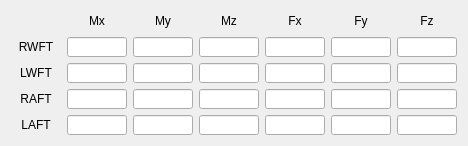
   <widget class="QWidget" name="gridLayoutWidget_12">
    <property name="enabled">
     <bool>true</bool>
    </property>
    <property name="geometry">
     <rect>
      <x>10</x>
      <y>60</y>
      <width>451</width>
      <height>131</height>
     </rect>
    </property>
    <property name="font">
     <font>
      <pointsize>8</pointsize>
     </font>
    </property>
    <layout class="QGridLayout" name="gridLayout_12">
     <item row="4" column="2">
      <widget class="QLineEdit" name="LE_SENSOR_LAFT_MY">
       <property name="enabled">
        <bool>true</bool>
       </property>
       <property name="sizePolicy">
        <sizepolicy hsizetype="Fixed" vsizetype="Fixed">
         <horstretch>0</horstretch>
         <verstretch>0</verstretch>
        </sizepolicy>
       </property>
       <property name="minimumSize">
        <size>
         <width>60</width>
         <height>20</height>
        </size>
       </property>
       <property name="maximumSize">
        <size>
         <width>60</width>
         <height>20</height>
        </size>
       </property>
       <property name="font">
        <font>
         <pointsize>9</pointsize>
        </font>
       </property>
       <property name="alignment">
        <set>Qt::AlignRight|Qt::AlignTrailing|Qt::AlignVCenter</set>
       </property>
       <property name="readOnly">
        <bool>true</bool>
       </property>
      </widget>
     </item>
     <item row="2" column="2">
      <widget class="QLineEdit" name="LE_SENSOR_LWFT_MY">
       <property name="enabled">
        <bool>true</bool>
       </property>
       <property name="sizePolicy">
        <sizepolicy hsizetype="Fixed" vsizetype="Fixed">
         <horstretch>0</horstretch>
         <verstretch>0</verstretch>
        </sizepolicy>
       </property>
       <property name="minimumSize">
        <size>
         <width>60</width>
         <height>20</height>
        </size>
       </property>
       <property name="maximumSize">
        <size>
         <width>60</width>
         <height>20</height>
        </size>
       </property>
       <property name="font">
        <font>
         <pointsize>9</pointsize>
        </font>
       </property>
       <property name="alignment">
        <set>Qt::AlignRight|Qt::AlignTrailing|Qt::AlignVCenter</set>
       </property>
       <property name="readOnly">
        <bool>true</bool>
       </property>
      </widget>
     </item>
     <item row="0" column="5">
      <widget class="QLabel" name="label_43">
       <property name="enabled">
        <bool>true</bool>
       </property>
       <property name="sizePolicy">
        <sizepolicy hsizetype="Fixed" vsizetype="Fixed">
         <horstretch>0</horstretch>
         <verstretch>0</verstretch>
        </sizepolicy>
       </property>
       <property name="minimumSize">
        <size>
         <width>60</width>
         <height>20</height>
        </size>
       </property>
       <property name="maximumSize">
        <size>
         <width>60</width>
         <height>20</height>
        </size>
       </property>
       <property name="font">
        <font>
         <pointsize>9</pointsize>
        </font>
       </property>
       <property name="text">
        <string>Fy</string>
       </property>
       <property name="alignment">
        <set>Qt::AlignCenter</set>
       </property>
      </widget>
     </item>
     <item row="0" column="3">
      <widget class="QLabel" name="label_32">
       <property name="enabled">
        <bool>true</bool>
       </property>
       <property name="sizePolicy">
        <sizepolicy hsizetype="Fixed" vsizetype="Fixed">
         <horstretch>0</horstretch>
         <verstretch>0</verstretch>
        </sizepolicy>
       </property>
       <property name="minimumSize">
        <size>
         <width>60</width>
         <height>20</height>
        </size>
       </property>
       <property name="maximumSize">
        <size>
         <width>60</width>
         <height>20</height>
        </size>
       </property>
       <property name="font">
        <font>
         <pointsize>9</pointsize>
        </font>
       </property>
       <property name="text">
        <string>Mz</string>
       </property>
       <property name="alignment">
        <set>Qt::AlignCenter</set>
       </property>
      </widget>
     </item>
     <item row="2" column="3">
      <widget class="QLineEdit" name="LE_SENSOR_LWFT_MZ">
       <property name="enabled">
        <bool>true</bool>
       </property>
       <property name="sizePolicy">
        <sizepolicy hsizetype="Fixed" vsizetype="Fixed">
         <horstretch>0</horstretch>
         <verstretch>0</verstretch>
        </sizepolicy>
       </property>
       <property name="minimumSize">
        <size>
         <width>60</width>
         <height>20</height>
        </size>
       </property>
       <property name="maximumSize">
        <size>
         <width>60</width>
         <height>20</height>
        </size>
       </property>
       <property name="font">
        <font>
         <pointsize>9</pointsize>
        </font>
       </property>
       <property name="alignment">
        <set>Qt::AlignRight|Qt::AlignTrailing|Qt::AlignVCenter</set>
       </property>
       <property name="readOnly">
        <bool>true</bool>
       </property>
      </widget>
     </item>
     <item row="0" column="1">
      <widget class="QLabel" name="label_44">
       <property name="enabled">
        <bool>true</bool>
       </property>
       <property name="sizePolicy">
        <sizepolicy hsizetype="Fixed" vsizetype="Fixed">
         <horstretch>0</horstretch>
         <verstretch>0</verstretch>
        </sizepolicy>
       </property>
       <property name="minimumSize">
        <size>
         <width>60</width>
         <height>20</height>
        </size>
       </property>
       <property name="maximumSize">
        <size>
         <width>60</width>
         <height>20</height>
        </size>
       </property>
       <property name="font">
        <font>
         <pointsize>9</pointsize>
        </font>
       </property>
       <property name="text">
        <string>Mx</string>
       </property>
       <property name="alignment">
        <set>Qt::AlignCenter</set>
       </property>
      </widget>
     </item>
     <item row="1" column="0">
      <widget class="QLabel" name="label_45">
       <property name="enabled">
        <bool>true</bool>
       </property>
       <property name="minimumSize">
        <size>
         <width>50</width>
         <height>20</height>
        </size>
       </property>
       <property name="maximumSize">
        <size>
         <width>50</width>
         <height>20</height>
        </size>
       </property>
       <property name="font">
        <font>
         <pointsize>9</pointsize>
        </font>
       </property>
       <property name="text">
        <string>RWFT</string>
       </property>
       <property name="alignment">
        <set>Qt::AlignCenter</set>
       </property>
      </widget>
     </item>
     <item row="2" column="0">
      <widget class="QLabel" name="label_39">
       <property name="enabled">
        <bool>true</bool>
       </property>
       <property name="minimumSize">
        <size>
         <width>50</width>
         <height>20</height>
        </size>
       </property>
       <property name="maximumSize">
        <size>
         <width>50</width>
         <height>20</height>
        </size>
       </property>
       <property name="font">
        <font>
         <pointsize>9</pointsize>
        </font>
       </property>
       <property name="text">
        <string>LWFT</string>
       </property>
       <property name="alignment">
        <set>Qt::AlignCenter</set>
       </property>
      </widget>
     </item>
     <item row="3" column="6">
      <widget class="QLineEdit" name="LE_SENSOR_RAFT_FZ">
       <property name="enabled">
        <bool>true</bool>
       </property>
       <property name="sizePolicy">
        <sizepolicy hsizetype="Fixed" vsizetype="Fixed">
         <horstretch>0</horstretch>
         <verstretch>0</verstretch>
        </sizepolicy>
       </property>
       <property name="minimumSize">
        <size>
         <width>60</width>
         <height>20</height>
        </size>
       </property>
       <property name="maximumSize">
        <size>
         <width>60</width>
         <height>20</height>
        </size>
       </property>
       <property name="font">
        <font>
         <pointsize>9</pointsize>
        </font>
       </property>
       <property name="alignment">
        <set>Qt::AlignRight|Qt::AlignTrailing|Qt::AlignVCenter</set>
       </property>
       <property name="readOnly">
        <bool>true</bool>
       </property>
      </widget>
     </item>
     <item row="3" column="0">
      <widget class="QLabel" name="label_47">
       <property name="enabled">
        <bool>true</bool>
       </property>
       <property name="minimumSize">
        <size>
         <width>50</width>
         <height>20</height>
        </size>
       </property>
       <property name="maximumSize">
        <size>
         <width>50</width>
         <height>20</height>
        </size>
       </property>
       <property name="font">
        <font>
         <pointsize>9</pointsize>
        </font>
       </property>
       <property name="text">
        <string>RAFT</string>
       </property>
       <property name="alignment">
        <set>Qt::AlignCenter</set>
       </property>
      </widget>
     </item>
     <item row="4" column="6">
      <widget class="QLineEdit" name="LE_SENSOR_LAFT_FZ">
       <property name="enabled">
        <bool>true</bool>
       </property>
       <property name="sizePolicy">
        <sizepolicy hsizetype="Fixed" vsizetype="Fixed">
         <horstretch>0</horstretch>
         <verstretch>0</verstretch>
        </sizepolicy>
       </property>
       <property name="minimumSize">
        <size>
         <width>60</width>
         <height>20</height>
        </size>
       </property>
       <property name="maximumSize">
        <size>
         <width>60</width>
         <height>20</height>
        </size>
       </property>
       <property name="font">
        <font>
         <pointsize>9</pointsize>
        </font>
       </property>
       <property name="alignment">
        <set>Qt::AlignRight|Qt::AlignTrailing|Qt::AlignVCenter</set>
       </property>
       <property name="readOnly">
        <bool>true</bool>
       </property>
      </widget>
     </item>
     <item row="4" column="1">
      <widget class="QLineEdit" name="LE_SENSOR_LAFT_MX">
       <property name="enabled">
        <bool>true</bool>
       </property>
       <property name="sizePolicy">
        <sizepolicy hsizetype="Fixed" vsizetype="Fixed">
         <horstretch>0</horstretch>
         <verstretch>0</verstretch>
        </sizepolicy>
       </property>
       <property name="minimumSize">
        <size>
         <width>60</width>
         <height>20</height>
        </size>
       </property>
       <property name="maximumSize">
        <size>
         <width>60</width>
         <height>20</height>
        </size>
       </property>
       <property name="font">
        <font>
         <pointsize>9</pointsize>
        </font>
       </property>
       <property name="alignment">
        <set>Qt::AlignRight|Qt::AlignTrailing|Qt::AlignVCenter</set>
       </property>
       <property name="readOnly">
        <bool>true</bool>
       </property>
      </widget>
     </item>
     <item row="4" column="0">
      <widget class="QLabel" name="label_48">
       <property name="enabled">
        <bool>true</bool>
       </property>
       <property name="minimumSize">
        <size>
         <width>50</width>
         <height>20</height>
        </size>
       </property>
       <property name="maximumSize">
        <size>
         <width>50</width>
         <height>20</height>
        </size>
       </property>
       <property name="font">
        <font>
         <pointsize>9</pointsize>
        </font>
       </property>
       <property name="text">
        <string>LAFT</string>
       </property>
       <property name="alignment">
        <set>Qt::AlignCenter</set>
       </property>
      </widget>
     </item>
     <item row="1" column="6">
      <widget class="QLineEdit" name="LE_SENSOR_RWFT_FZ">
       <property name="enabled">
        <bool>true</bool>
       </property>
       <property name="sizePolicy">
        <sizepolicy hsizetype="Fixed" vsizetype="Fixed">
         <horstretch>0</horstretch>
         <verstretch>0</verstretch>
        </sizepolicy>
       </property>
       <property name="minimumSize">
        <size>
         <width>60</width>
         <height>20</height>
        </size>
       </property>
       <property name="maximumSize">
        <size>
         <width>60</width>
         <height>20</height>
        </size>
       </property>
       <property name="font">
        <font>
         <pointsize>9</pointsize>
        </font>
       </property>
       <property name="alignment">
        <set>Qt::AlignRight|Qt::AlignTrailing|Qt::AlignVCenter</set>
       </property>
       <property name="readOnly">
        <bool>true</bool>
       </property>
      </widget>
     </item>
     <item row="2" column="1">
      <widget class="QLineEdit" name="LE_SENSOR_LWFT_MX">
       <property name="enabled">
        <bool>true</bool>
       </property>
       <property name="sizePolicy">
        <sizepolicy hsizetype="Fixed" vsizetype="Fixed">
         <horstretch>0</horstretch>
         <verstretch>0</verstretch>
        </sizepolicy>
       </property>
       <property name="minimumSize">
        <size>
         <width>60</width>
         <height>20</height>
        </size>
       </property>
       <property name="maximumSize">
        <size>
         <width>60</width>
         <height>20</height>
        </size>
       </property>
       <property name="font">
        <font>
         <pointsize>9</pointsize>
        </font>
       </property>
       <property name="alignment">
        <set>Qt::AlignRight|Qt::AlignTrailing|Qt::AlignVCenter</set>
       </property>
       <property name="readOnly">
        <bool>true</bool>
       </property>
      </widget>
     </item>
     <item row="1" column="2">
      <widget class="QLineEdit" name="LE_SENSOR_RWFT_MY">
       <property name="enabled">
        <bool>true</bool>
       </property>
       <property name="sizePolicy">
        <sizepolicy hsizetype="Fixed" vsizetype="Fixed">
         <horstretch>0</horstretch>
         <verstretch>0</verstretch>
        </sizepolicy>
       </property>
       <property name="minimumSize">
        <size>
         <width>60</width>
         <height>20</height>
        </size>
       </property>
       <property name="maximumSize">
        <size>
         <width>60</width>
         <height>20</height>
        </size>
       </property>
       <property name="font">
        <font>
         <pointsize>9</pointsize>
        </font>
       </property>
       <property name="alignment">
        <set>Qt::AlignRight|Qt::AlignTrailing|Qt::AlignVCenter</set>
       </property>
       <property name="readOnly">
        <bool>true</bool>
       </property>
      </widget>
     </item>
     <item row="3" column="1">
      <widget class="QLineEdit" name="LE_SENSOR_RAFT_MX">
       <property name="enabled">
        <bool>true</bool>
       </property>
       <property name="sizePolicy">
        <sizepolicy hsizetype="Fixed" vsizetype="Fixed">
         <horstretch>0</horstretch>
         <verstretch>0</verstretch>
        </sizepolicy>
       </property>
       <property name="minimumSize">
        <size>
         <width>60</width>
         <height>20</height>
        </size>
       </property>
       <property name="maximumSize">
        <size>
         <width>60</width>
         <height>20</height>
        </size>
       </property>
       <property name="font">
        <font>
         <pointsize>9</pointsize>
        </font>
       </property>
       <property name="alignment">
        <set>Qt::AlignRight|Qt::AlignTrailing|Qt::AlignVCenter</set>
       </property>
       <property name="readOnly">
        <bool>true</bool>
       </property>
      </widget>
     </item>
     <item row="0" column="6">
      <widget class="QLabel" name="label_42">
       <property name="enabled">
        <bool>true</bool>
       </property>
       <property name="sizePolicy">
        <sizepolicy hsizetype="Fixed" vsizetype="Fixed">
         <horstretch>0</horstretch>
         <verstretch>0</verstretch>
        </sizepolicy>
       </property>
       <property name="minimumSize">
        <size>
         <width>60</width>
         <height>20</height>
        </size>
       </property>
       <property name="maximumSize">
        <size>
         <width>60</width>
         <height>20</height>
        </size>
       </property>
       <property name="font">
        <font>
         <pointsize>9</pointsize>
        </font>
       </property>
       <property name="text">
        <string>Fz</string>
       </property>
       <property name="alignment">
        <set>Qt::AlignCenter</set>
       </property>
      </widget>
     </item>
     <item row="0" column="2">
      <widget class="QLabel" name="label_31">
       <property name="enabled">
        <bool>true</bool>
       </property>
       <property name="sizePolicy">
        <sizepolicy hsizetype="Fixed" vsizetype="Fixed">
         <horstretch>0</horstretch>
         <verstretch>0</verstretch>
        </sizepolicy>
       </property>
       <property name="minimumSize">
        <size>
         <width>60</width>
         <height>20</height>
        </size>
       </property>
       <property name="maximumSize">
        <size>
         <width>60</width>
         <height>20</height>
        </size>
       </property>
       <property name="font">
        <font>
         <pointsize>9</pointsize>
        </font>
       </property>
       <property name="text">
        <string>My</string>
       </property>
       <property name="alignment">
        <set>Qt::AlignCenter</set>
       </property>
      </widget>
     </item>
     <item row="1" column="1">
      <widget class="QLineEdit" name="LE_SENSOR_RWFT_MX">
       <property name="enabled">
        <bool>true</bool>
       </property>
       <property name="sizePolicy">
        <sizepolicy hsizetype="Fixed" vsizetype="Fixed">
         <horstretch>0</horstretch>
         <verstretch>0</verstretch>
        </sizepolicy>
       </property>
       <property name="minimumSize">
        <size>
         <width>60</width>
         <height>20</height>
        </size>
       </property>
       <property name="maximumSize">
        <size>
         <width>60</width>
         <height>20</height>
        </size>
       </property>
       <property name="font">
        <font>
         <pointsize>9</pointsize>
        </font>
       </property>
       <property name="alignment">
        <set>Qt::AlignRight|Qt::AlignTrailing|Qt::AlignVCenter</set>
       </property>
       <property name="readOnly">
        <bool>true</bool>
       </property>
      </widget>
     </item>
     <item row="3" column="2">
      <widget class="QLineEdit" name="LE_SENSOR_RAFT_MY">
       <property name="enabled">
        <bool>true</bool>
       </property>
       <property name="sizePolicy">
        <sizepolicy hsizetype="Fixed" vsizetype="Fixed">
         <horstretch>0</horstretch>
         <verstretch>0</verstretch>
        </sizepolicy>
       </property>
       <property name="minimumSize">
        <size>
         <width>60</width>
         <height>20</height>
        </size>
       </property>
       <property name="maximumSize">
        <size>
         <width>60</width>
         <height>20</height>
        </size>
       </property>
       <property name="font">
        <font>
         <pointsize>9</pointsize>
        </font>
       </property>
       <property name="alignment">
        <set>Qt::AlignRight|Qt::AlignTrailing|Qt::AlignVCenter</set>
       </property>
       <property name="readOnly">
        <bool>true</bool>
       </property>
      </widget>
     </item>
     <item row="1" column="3">
      <widget class="QLineEdit" name="LE_SENSOR_RWFT_MZ">
       <property name="enabled">
        <bool>true</bool>
       </property>
       <property name="sizePolicy">
        <sizepolicy hsizetype="Fixed" vsizetype="Fixed">
         <horstretch>0</horstretch>
         <verstretch>0</verstretch>
        </sizepolicy>
       </property>
       <property name="minimumSize">
        <size>
         <width>60</width>
         <height>20</height>
        </size>
       </property>
       <property name="maximumSize">
        <size>
         <width>60</width>
         <height>20</height>
        </size>
       </property>
       <property name="font">
        <font>
         <pointsize>9</pointsize>
        </font>
       </property>
       <property name="alignment">
        <set>Qt::AlignRight|Qt::AlignTrailing|Qt::AlignVCenter</set>
       </property>
       <property name="readOnly">
        <bool>true</bool>
       </property>
      </widget>
     </item>
     <item row="3" column="3">
      <widget class="QLineEdit" name="LE_SENSOR_RAFT_MZ">
       <property name="enabled">
        <bool>true</bool>
       </property>
       <property name="sizePolicy">
        <sizepolicy hsizetype="Fixed" vsizetype="Fixed">
         <horstretch>0</horstretch>
         <verstretch>0</verstretch>
        </sizepolicy>
       </property>
       <property name="minimumSize">
        <size>
         <width>60</width>
         <height>20</height>
        </size>
       </property>
       <property name="maximumSize">
        <size>
         <width>60</width>
         <height>20</height>
        </size>
       </property>
       <property name="font">
        <font>
         <pointsize>9</pointsize>
        </font>
       </property>
       <property name="alignment">
        <set>Qt::AlignRight|Qt::AlignTrailing|Qt::AlignVCenter</set>
       </property>
       <property name="readOnly">
        <bool>true</bool>
       </property>
      </widget>
     </item>
     <item row="4" column="3">
      <widget class="QLineEdit" name="LE_SENSOR_LAFT_MZ">
       <property name="enabled">
        <bool>true</bool>
       </property>
       <property name="sizePolicy">
        <sizepolicy hsizetype="Fixed" vsizetype="Fixed">
         <horstretch>0</horstretch>
         <verstretch>0</verstretch>
        </sizepolicy>
       </property>
       <property name="minimumSize">
        <size>
         <width>60</width>
         <height>20</height>
        </size>
       </property>
       <property name="maximumSize">
        <size>
         <width>60</width>
         <height>20</height>
        </size>
       </property>
       <property name="font">
        <font>
         <pointsize>9</pointsize>
        </font>
       </property>
       <property name="alignment">
        <set>Qt::AlignRight|Qt::AlignTrailing|Qt::AlignVCenter</set>
       </property>
       <property name="readOnly">
        <bool>true</bool>
       </property>
      </widget>
     </item>
     <item row="0" column="4">
      <widget class="QLabel" name="label_61">
       <property name="enabled">
        <bool>true</bool>
       </property>
       <property name="sizePolicy">
        <sizepolicy hsizetype="Fixed" vsizetype="Fixed">
         <horstretch>0</horstretch>
         <verstretch>0</verstretch>
        </sizepolicy>
       </property>
       <property name="minimumSize">
        <size>
         <width>60</width>
         <height>20</height>
        </size>
       </property>
       <property name="maximumSize">
        <size>
         <width>60</width>
         <height>20</height>
        </size>
       </property>
       <property name="font">
        <font>
         <pointsize>9</pointsize>
        </font>
       </property>
       <property name="text">
        <string>Fx</string>
       </property>
       <property name="alignment">
        <set>Qt::AlignCenter</set>
       </property>
      </widget>
     </item>
     <item row="1" column="5">
      <widget class="QLineEdit" name="LE_SENSOR_RWFT_FY">
       <property name="enabled">
        <bool>true</bool>
       </property>
       <property name="sizePolicy">
        <sizepolicy hsizetype="Fixed" vsizetype="Fixed">
         <horstretch>0</horstretch>
         <verstretch>0</verstretch>
        </sizepolicy>
       </property>
       <property name="minimumSize">
        <size>
         <width>60</width>
         <height>20</height>
        </size>
       </property>
       <property name="maximumSize">
        <size>
         <width>60</width>
         <height>20</height>
        </size>
       </property>
       <property name="font">
        <font>
         <pointsize>9</pointsize>
        </font>
       </property>
       <property name="alignment">
        <set>Qt::AlignRight|Qt::AlignTrailing|Qt::AlignVCenter</set>
       </property>
       <property name="readOnly">
        <bool>true</bool>
       </property>
      </widget>
     </item>
     <item row="1" column="4">
      <widget class="QLineEdit" name="LE_SENSOR_RWFT_FX">
       <property name="enabled">
        <bool>true</bool>
       </property>
       <property name="sizePolicy">
        <sizepolicy hsizetype="Fixed" vsizetype="Fixed">
         <horstretch>0</horstretch>
         <verstretch>0</verstretch>
        </sizepolicy>
       </property>
       <property name="minimumSize">
        <size>
         <width>60</width>
         <height>20</height>
        </size>
       </property>
       <property name="maximumSize">
        <size>
         <width>60</width>
         <height>20</height>
        </size>
       </property>
       <property name="font">
        <font>
         <pointsize>9</pointsize>
        </font>
       </property>
       <property name="alignment">
        <set>Qt::AlignRight|Qt::AlignTrailing|Qt::AlignVCenter</set>
       </property>
       <property name="readOnly">
        <bool>true</bool>
       </property>
      </widget>
     </item>
     <item row="2" column="5">
      <widget class="QLineEdit" name="LE_SENSOR_LWFT_FY">
       <property name="enabled">
        <bool>true</bool>
       </property>
       <property name="sizePolicy">
        <sizepolicy hsizetype="Fixed" vsizetype="Fixed">
         <horstretch>0</horstretch>
         <verstretch>0</verstretch>
        </sizepolicy>
       </property>
       <property name="minimumSize">
        <size>
         <width>60</width>
         <height>20</height>
        </size>
       </property>
       <property name="maximumSize">
        <size>
         <width>60</width>
         <height>20</height>
        </size>
       </property>
       <property name="font">
        <font>
         <pointsize>9</pointsize>
        </font>
       </property>
       <property name="alignment">
        <set>Qt::AlignRight|Qt::AlignTrailing|Qt::AlignVCenter</set>
       </property>
       <property name="readOnly">
        <bool>true</bool>
       </property>
      </widget>
     </item>
     <item row="2" column="4">
      <widget class="QLineEdit" name="LE_SENSOR_LWFT_FX">
       <property name="enabled">
        <bool>true</bool>
       </property>
       <property name="sizePolicy">
        <sizepolicy hsizetype="Fixed" vsizetype="Fixed">
         <horstretch>0</horstretch>
         <verstretch>0</verstretch>
        </sizepolicy>
       </property>
       <property name="minimumSize">
        <size>
         <width>60</width>
         <height>20</height>
        </size>
       </property>
       <property name="maximumSize">
        <size>
         <width>60</width>
         <height>20</height>
        </size>
       </property>
       <property name="font">
        <font>
         <pointsize>9</pointsize>
        </font>
       </property>
       <property name="alignment">
        <set>Qt::AlignRight|Qt::AlignTrailing|Qt::AlignVCenter</set>
       </property>
       <property name="readOnly">
        <bool>true</bool>
       </property>
      </widget>
     </item>
     <item row="3" column="5">
      <widget class="QLineEdit" name="LE_SENSOR_RAFT_FY">
       <property name="enabled">
        <bool>true</bool>
       </property>
       <property name="sizePolicy">
        <sizepolicy hsizetype="Fixed" vsizetype="Fixed">
         <horstretch>0</horstretch>
         <verstretch>0</verstretch>
        </sizepolicy>
       </property>
       <property name="minimumSize">
        <size>
         <width>60</width>
         <height>20</height>
        </size>
       </property>
       <property name="maximumSize">
        <size>
         <width>60</width>
         <height>20</height>
        </size>
       </property>
       <property name="font">
        <font>
         <pointsize>9</pointsize>
        </font>
       </property>
       <property name="alignment">
        <set>Qt::AlignRight|Qt::AlignTrailing|Qt::AlignVCenter</set>
       </property>
       <property name="readOnly">
        <bool>true</bool>
       </property>
      </widget>
     </item>
     <item row="3" column="4">
      <widget class="QLineEdit" name="LE_SENSOR_RAFT_FX">
       <property name="enabled">
        <bool>true</bool>
       </property>
       <property name="sizePolicy">
        <sizepolicy hsizetype="Fixed" vsizetype="Fixed">
         <horstretch>0</horstretch>
         <verstretch>0</verstretch>
        </sizepolicy>
       </property>
       <property name="minimumSize">
        <size>
         <width>60</width>
         <height>20</height>
        </size>
       </property>
       <property name="maximumSize">
        <size>
         <width>60</width>
         <height>20</height>
        </size>
       </property>
       <property name="font">
        <font>
         <pointsize>9</pointsize>
        </font>
       </property>
       <property name="alignment">
        <set>Qt::AlignRight|Qt::AlignTrailing|Qt::AlignVCenter</set>
       </property>
       <property name="readOnly">
        <bool>true</bool>
       </property>
      </widget>
     </item>
     <item row="4" column="5">
      <widget class="QLineEdit" name="LE_SENSOR_LAFT_FY">
       <property name="enabled">
        <bool>true</bool>
       </property>
       <property name="sizePolicy">
        <sizepolicy hsizetype="Fixed" vsizetype="Fixed">
         <horstretch>0</horstretch>
         <verstretch>0</verstretch>
        </sizepolicy>
       </property>
       <property name="minimumSize">
        <size>
         <width>60</width>
         <height>20</height>
        </size>
       </property>
       <property name="maximumSize">
        <size>
         <width>60</width>
         <height>20</height>
        </size>
       </property>
       <property name="font">
        <font>
         <pointsize>9</pointsize>
        </font>
       </property>
       <property name="alignment">
        <set>Qt::AlignRight|Qt::AlignTrailing|Qt::AlignVCenter</set>
       </property>
       <property name="readOnly">
        <bool>true</bool>
       </property>
      </widget>
     </item>
     <item row="4" column="4">
      <widget class="QLineEdit" name="LE_SENSOR_LAFT_FX">
       <property name="enabled">
        <bool>true</bool>
       </property>
       <property name="sizePolicy">
        <sizepolicy hsizetype="Fixed" vsizetype="Fixed">
         <horstretch>0</horstretch>
         <verstretch>0</verstretch>
        </sizepolicy>
       </property>
       <property name="minimumSize">
        <size>
         <width>60</width>
         <height>20</height>
        </size>
       </property>
       <property name="maximumSize">
        <size>
         <width>60</width>
         <height>20</height>
        </size>
       </property>
       <property name="font">
        <font>
         <pointsize>9</pointsize>
        </font>
       </property>
       <property name="alignment">
        <set>Qt::AlignRight|Qt::AlignTrailing|Qt::AlignVCenter</set>
       </property>
       <property name="readOnly">
        <bool>true</bool>
       </property>
      </widget>
     </item>
     <item row="2" column="6">
      <widget class="QLineEdit" name="LE_SENSOR_LWFT_FZ">
       <property name="enabled">
        <bool>true</bool>
       </property>
       <property name="sizePolicy">
        <sizepolicy hsizetype="Fixed" vsizetype="Fixed">
         <horstretch>0</horstretch>
         <verstretch>0</verstretch>
        </sizepolicy>
       </property>
       <property name="minimumSize">
        <size>
         <width>60</width>
         <height>20</height>
        </size>
       </property>
       <property name="maximumSize">
        <size>
         <width>60</width>
         <height>20</height>
        </size>
       </property>
       <property name="font">
        <font>
         <pointsize>9</pointsize>
        </font>
       </property>
       <property name="alignment">
        <set>Qt::AlignRight|Qt::AlignTrailing|Qt::AlignVCenter</set>
       </property>
       <property name="readOnly">
        <bool>true</bool>
       </property>
      </widget>
     </item>
    </layout>
   </widget>
